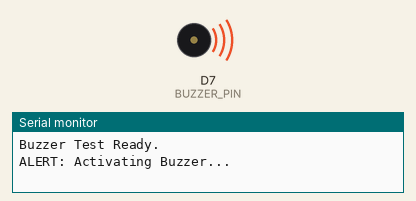
The sketch below on a simulated ESP8266 (NodeMCU). Parts: buzzer (waves = sounding, pin HIGH), the last lines printed to the serial monitor.

Above: at 0.1 s.
At 2.7 s:
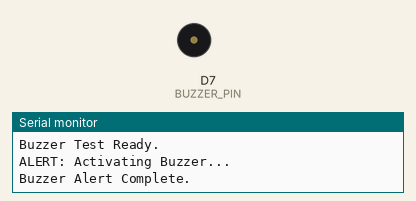
Timing chart, 0 to 6.8 s (numbered marks = the images above):
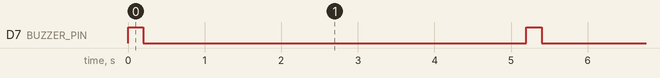

The sketch:

sketch_nov29a.ino
```cpp
// --- USER CONFIGURATION ---
// Define the GPIO pin connected to the buzzer.
// D7 is mapped to GPIO13 on the NodeMCU ESP8266 development board.
#define BUZZER_PIN D7 // Use D7, which corresponds to GPIO13

// Define the duration the buzzer will be ON (in milliseconds)
#define BUZZ_DURATION 200

// --- SETUP ---
void setup() {
  // Initialize the buzzer pin as an OUTPUT
  pinMode(BUZZER_PIN, OUTPUT);

  // You might want to include serial for debugging
  Serial.begin(115200);
  Serial.println("Buzzer Test Ready.");
}

// --- MAIN LOOP ---
void loop() {
  // Call the function to trigger a single short buzz
  triggerBuzzerAlert();

  // Wait for 5 seconds before the next test buzz
  delay(5000);
}

// --- CUSTOM FUNCTION ---
// Function to activate the buzzer for a short period
void triggerBuzzerAlert() {
  Serial.println("ALERT: Activating Buzzer...");

  // 1. Activate the buzzer by setting the pin HIGH
  digitalWrite(BUZZER_PIN, HIGH);

  // 2. Keep it on for the defined duration
  delay(BUZZ_DURATION);

  // 3. Deactivate the buzzer by setting the pin LOW
  digitalWrite(BUZZER_PIN, LOW);

  Serial.println("Buzzer Alert Complete.");
}

// --- OPTIONAL: Integrating with Logic (like a health alert) ---
/* // Example of how you would integrate this into a functional alert loop:

void checkVitalsAndAlert(float currentTemp) {
  // Assuming a temperature threshold (like the project uses > 38.0C) [cite: 1090]
  if (currentTemp > 38.0) {
    triggerBuzzerAlert();
    // Also send cloud notification here (e.g., Blynk.notify("High Temp!")) [cite: 160, 446]
  }
}
*/
```

Measured:
- by itself, D7 (BUZZER_PIN): alternates HIGH for 0.20 s and LOW for 5.0 s
